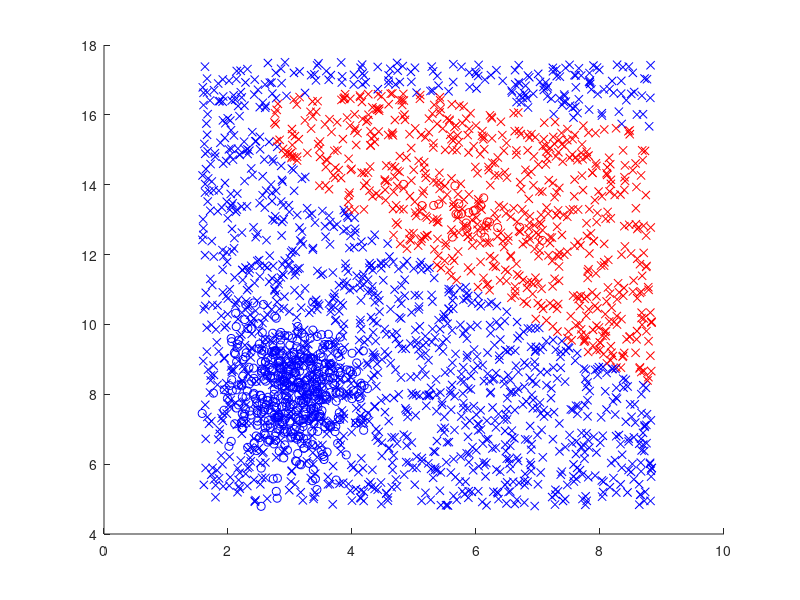

This figure's MATLAB source:
clear all; close all;
%% Load the data
load cbt2data;

disease_train = diseased(:,:)'; % training data for class diseased (size 25)
healthy_train = healthy(:,:)'; % training data for class healthy (size 475)
newpts_test = newpts(:, :); % test data (without label)
N = size(newpts_test,2); %number of new data points 

classPrior_D = 25/500;  %Class Prior for diseased
classPrior_H = 475/500; %Class Prior for healthy
%%
class_meanD = (mean(disease_train))'; % class-wise & attribute-wise mean for diseased
class_varD = cov(disease_train);      % class-wise & attribute-wise variance for diseased

class_meanH = (mean(healthy_train))'; % class-wise & attribute-wise mean for healthy
class_varH = cov(healthy_train);      % class-wise & attribute-wise variance for healthy

%% 2.2 Maximum A Posteriori estimate (without Naive assumption)
sigma_D = class_varD; 
for c = 1:N
    diff_D = newpts_test(:,c)-class_meanD;
    M_D_notnaive(c) = (1/sqrt((2*pi)^2 * det(sigma_D)))*exp(-0.5*diff_D'*inv(sigma_D)*diff_D)* classPrior_D;
end

sigma_H = class_varH; 
for c = 1:N
    diff_H = newpts_test(:,c)-class_meanH;
    M_H_notnaive(c) = (1/sqrt((2*pi)^2 * det(sigma_H)))*exp(-0.5*diff_H'*inv(sigma_H)*diff_H)* classPrior_H;
end

% assign labels to the points
for c = 1:N
	if M_D_notnaive(c) >= M_H_notnaive(c)
		prediction_MP_notnaive(c) = 1; %label diseased
	else
		prediction_MP_notnaive(c) = 0; %label health
	end
end
%% 2.2 Plot the data and predictions for Maximum Likelihood(without Naive assumption)
color_train = {'ro','bo'};
color_test = {'rx','bx'};
figure(2);
hold on
for c = 1:N
    if prediction_MP_notnaive(c) == 1;
        plot(newpts_test(1,c), newpts_test(2,c), color_test{1});
    else
        plot(newpts_test(1,c), newpts_test(2,c), color_test{2});
    end
end

sum(prediction_MP_notnaive == 1)
sum(prediction_MP_notnaive == 0)

for d = 1:25
    plot(disease_train(d,1), disease_train(d,2), color_train{1});
end

for h = 1:475
    plot(healthy_train(h,1), healthy_train(h,2), color_train{2});
end